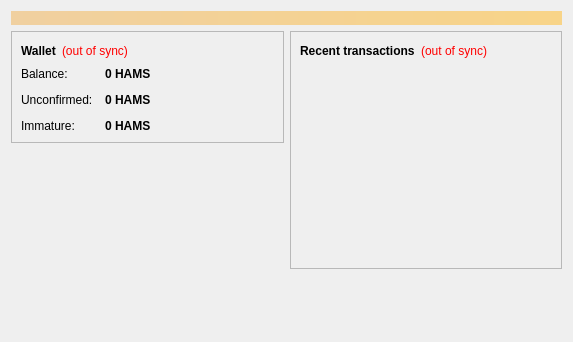
<?xml version="1.0" encoding="UTF-8"?>
<ui version="4.0">
 <class>OverviewPage</class>
 <widget class="QWidget" name="OverviewPage">
  <property name="geometry">
   <rect>
    <x>0</x>
    <y>0</y>
    <width>573</width>
    <height>342</height>
   </rect>
  </property>
  <property name="windowTitle">
   <string>Form</string>
  </property>
  <layout class="QVBoxLayout" name="topLayout">
   <item>
    <widget class="QLabel" name="labelAlerts">
     <property name="visible">
      <bool>false</bool>
     </property>
     <property name="styleSheet">
      <string notr="true">background-color: qlineargradient(x1: 0, y1: 0, x2: 1, y2: 0, stop:0 #F0D0A0, stop:1 #F8D488); color:#000000;</string>
     </property>
     <property name="wordWrap">
      <bool>true</bool>
     </property>
     <property name="margin">
      <number>3</number>
     </property>
    </widget>
   </item>
   <item>
    <layout class="QHBoxLayout" name="horizontalLayout" stretch="1,1">
     <item>
      <layout class="QVBoxLayout" name="verticalLayout_2">
       <item>
        <widget class="QFrame" name="frame">
         <property name="frameShape">
          <enum>QFrame::StyledPanel</enum>
         </property>
         <property name="frameShadow">
          <enum>QFrame::Raised</enum>
         </property>
         <layout class="QVBoxLayout" name="verticalLayout_4">
          <item>
           <layout class="QHBoxLayout" name="horizontalLayout_4">
            <item>
             <widget class="QLabel" name="label_5">
              <property name="font">
               <font>
                <weight>75</weight>
                <bold>true</bold>
               </font>
              </property>
              <property name="text">
               <string>Wallet</string>
              </property>
             </widget>
            </item>
            <item>
             <widget class="QLabel" name="labelWalletStatus">
              <property name="toolTip">
               <string>The displayed information may be out of date. Your wallet automatically synchronizes with the Hamstercoin network after a connection is established, but this process has not completed yet.</string>
              </property>
              <property name="styleSheet">
               <string notr="true">QLabel { color: red; }</string>
              </property>
              <property name="text">
               <string notr="true">(out of sync)</string>
              </property>
              <property name="alignment">
               <set>Qt::AlignLeading|Qt::AlignLeft|Qt::AlignVCenter</set>
              </property>
             </widget>
            </item>
            <item>
             <spacer name="horizontalSpacer_2">
              <property name="orientation">
               <enum>Qt::Horizontal</enum>
              </property>
              <property name="sizeHint" stdset="0">
               <size>
                <width>40</width>
                <height>20</height>
               </size>
              </property>
             </spacer>
            </item>
           </layout>
          </item>
          <item>
           <layout class="QFormLayout" name="formLayout_2">
            <property name="fieldGrowthPolicy">
             <enum>QFormLayout::AllNonFixedFieldsGrow</enum>
            </property>
            <property name="horizontalSpacing">
             <number>12</number>
            </property>
            <property name="verticalSpacing">
             <number>12</number>
            </property>
            <item row="0" column="0">
             <widget class="QLabel" name="label">
              <property name="text">
               <string>Balance:</string>
              </property>
             </widget>
            </item>
            <item row="0" column="1">
             <widget class="QLabel" name="labelBalance">
              <property name="font">
               <font>
                <weight>75</weight>
                <bold>true</bold>
               </font>
              </property>
              <property name="cursor">
               <cursorShape>IBeamCursor</cursorShape>
              </property>
              <property name="toolTip">
               <string>Your current balance</string>
              </property>
              <property name="text">
               <string notr="true">0 HAMS</string>
              </property>
              <property name="textInteractionFlags">
               <set>Qt::LinksAccessibleByMouse|Qt::TextSelectableByKeyboard|Qt::TextSelectableByMouse</set>
              </property>
             </widget>
            </item>
            <item row="1" column="0">
             <widget class="QLabel" name="label_3">
              <property name="text">
               <string>Unconfirmed:</string>
              </property>
             </widget>
            </item>
            <item row="1" column="1">
             <widget class="QLabel" name="labelUnconfirmed">
              <property name="font">
               <font>
                <weight>75</weight>
                <bold>true</bold>
               </font>
              </property>
              <property name="cursor">
               <cursorShape>IBeamCursor</cursorShape>
              </property>
              <property name="toolTip">
               <string>Total of transactions that have yet to be confirmed, and do not yet count toward the current balance</string>
              </property>
              <property name="text">
               <string notr="true">0 HAMS</string>
              </property>
              <property name="textInteractionFlags">
               <set>Qt::LinksAccessibleByMouse|Qt::TextSelectableByKeyboard|Qt::TextSelectableByMouse</set>
              </property>
             </widget>
            </item>
            <item row="2" column="0">
             <widget class="QLabel" name="labelImmatureText">
              <property name="text">
               <string>Immature:</string>
              </property>
             </widget>
            </item>
            <item row="2" column="1">
             <widget class="QLabel" name="labelImmature">
              <property name="font">
               <font>
                <weight>75</weight>
                <bold>true</bold>
               </font>
              </property>
              <property name="toolTip">
               <string>Mined balance that has not yet matured</string>
              </property>
              <property name="text">
               <string notr="true">0 HAMS</string>
              </property>
              <property name="textInteractionFlags">
               <set>Qt::LinksAccessibleByMouse|Qt::TextSelectableByKeyboard|Qt::TextSelectableByMouse</set>
              </property>
             </widget>
            </item>
           </layout>
          </item>
         </layout>
        </widget>
       </item>
       <item>
        <spacer name="verticalSpacer">
         <property name="orientation">
          <enum>Qt::Vertical</enum>
         </property>
         <property name="sizeHint" stdset="0">
          <size>
           <width>20</width>
           <height>40</height>
          </size>
         </property>
        </spacer>
       </item>
      </layout>
     </item>
     <item>
      <layout class="QVBoxLayout" name="verticalLayout_3">
       <item>
        <widget class="QFrame" name="frame_2">
         <property name="frameShape">
          <enum>QFrame::StyledPanel</enum>
         </property>
         <property name="frameShadow">
          <enum>QFrame::Raised</enum>
         </property>
         <layout class="QVBoxLayout" name="verticalLayout">
          <item>
           <layout class="QHBoxLayout" name="horizontalLayout_2">
            <item>
             <widget class="QLabel" name="label_4">
              <property name="text">
               <string>&lt;b&gt;Recent transactions&lt;/b&gt;</string>
              </property>
             </widget>
            </item>
            <item>
             <widget class="QLabel" name="labelTransactionsStatus">
              <property name="toolTip">
               <string>The displayed information may be out of date. Your wallet automatically synchronizes with the Hamstercoin network after a connection is established, but this process has not completed yet.</string>
              </property>
              <property name="styleSheet">
               <string notr="true">QLabel { color: red; }</string>
              </property>
              <property name="text">
               <string notr="true">(out of sync)</string>
              </property>
              <property name="alignment">
               <set>Qt::AlignRight|Qt::AlignTrailing|Qt::AlignVCenter</set>
              </property>
             </widget>
            </item>
            <item>
             <spacer name="horizontalSpacer">
              <property name="orientation">
               <enum>Qt::Horizontal</enum>
              </property>
              <property name="sizeHint" stdset="0">
               <size>
                <width>40</width>
                <height>20</height>
               </size>
              </property>
             </spacer>
            </item>
           </layout>
          </item>
          <item>
           <widget class="QListView" name="listTransactions">
            <property name="styleSheet">
             <string notr="true">QListView { background: transparent; }</string>
            </property>
            <property name="frameShape">
             <enum>QFrame::NoFrame</enum>
            </property>
            <property name="verticalScrollBarPolicy">
             <enum>Qt::ScrollBarAlwaysOff</enum>
            </property>
            <property name="horizontalScrollBarPolicy">
             <enum>Qt::ScrollBarAlwaysOff</enum>
            </property>
            <property name="selectionMode">
             <enum>QAbstractItemView::NoSelection</enum>
            </property>
           </widget>
          </item>
         </layout>
        </widget>
       </item>
       <item>
        <spacer name="verticalSpacer_2">
         <property name="orientation">
          <enum>Qt::Vertical</enum>
         </property>
         <property name="sizeHint" stdset="0">
          <size>
           <width>20</width>
           <height>40</height>
          </size>
         </property>
        </spacer>
       </item>
      </layout>
     </item>
    </layout>
   </item>
  </layout>
 </widget>
 <resources/>
 <connections/>
</ui>
